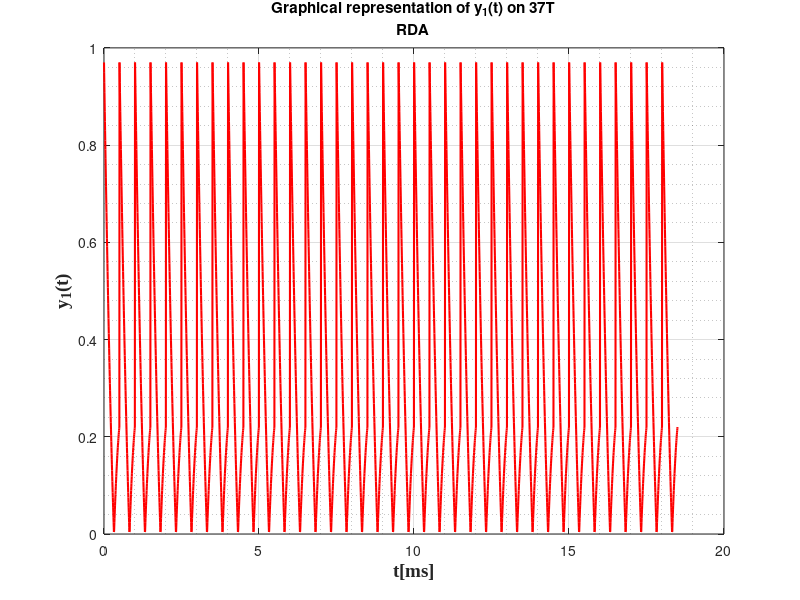

MATLAB code to generate this figure:
%y1(t) 
T_1 = 0.5;
t = linspace(0,1,100);
x = 0.86*t.^2-2.05*t+0.97;
v = ones(1,37);
for i=1:37
   if mod(i,2) == 1
       v(i)=-v(i);
   end
end
y1 = x(:);
y1 = y1*v;
y1 = y1(:);
for i = 1:3700
    if y1(i) < 0
        y1(i) = -y1(i);
    end
end
T1 = linspace(0,37*T_1,3700);
plot(T1,y1,'r','LineWidth',1.5);
grid on;
grid minor;
xlabel('t[ms]', 'fontweight', 'bold', 'fontsize', 14, 'FontName', 'Times New Roman');
ylabel('y_{1}(t)','fontweight','bold','fontsize', 14, 'FontName', 'Times New Roman');
title({'Graphical representation of y_{1}(t) on 37T';'RDA'});

